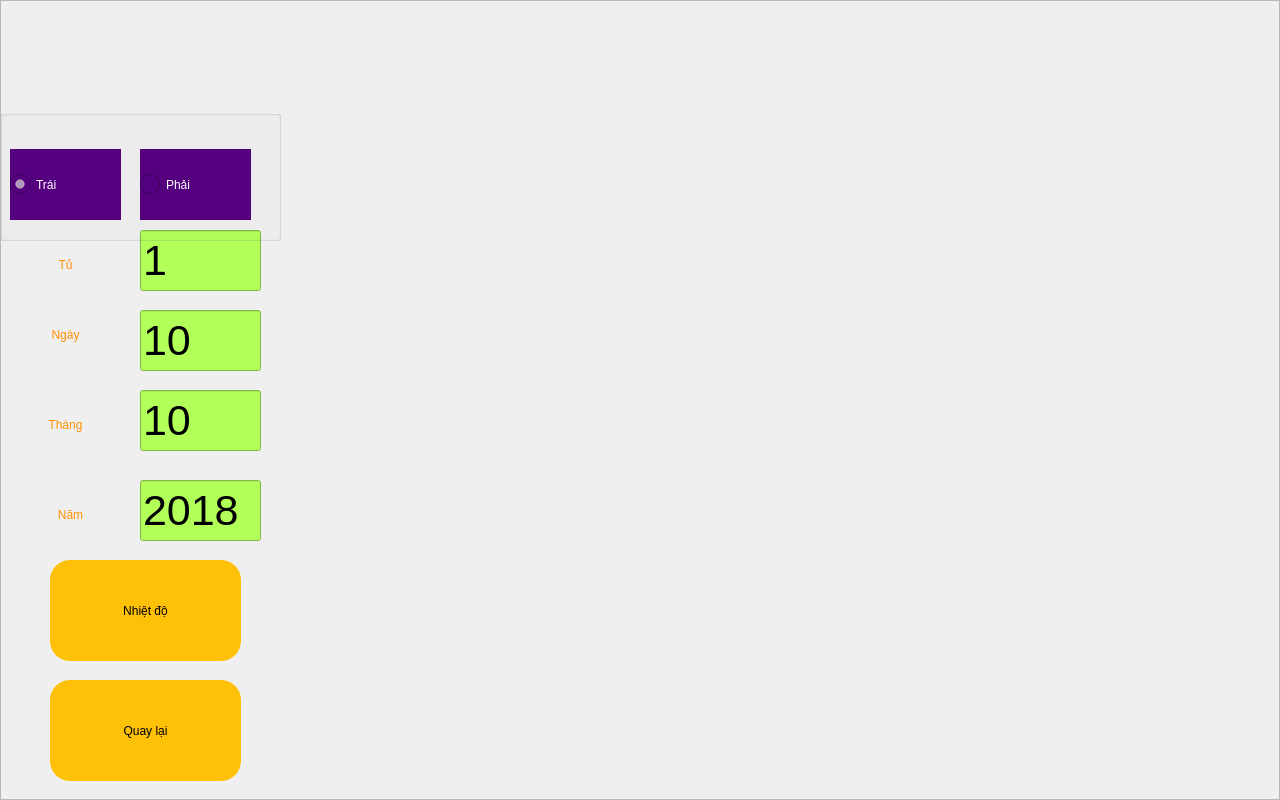
<?xml version="1.0" encoding="UTF-8"?>
<ui version="4.0">
 <class>SV_Login</class>
 <widget class="QWidget" name="SV_Login">
  <property name="geometry">
   <rect>
    <x>0</x>
    <y>0</y>
    <width>1280</width>
    <height>800</height>
   </rect>
  </property>
  <property name="windowTitle">
   <string>Form</string>
  </property>
  <widget class="QFrame" name="frame">
   <property name="geometry">
    <rect>
     <x>0</x>
     <y>0</y>
     <width>1280</width>
     <height>800</height>
    </rect>
   </property>
   <property name="styleSheet">
    <string notr="true">.QFrame{background-image:url(:/images/Background.jpg);}.QPushButton:pressed { background-color: #FF6E40}.QPushButton{border-radius: 20px;background-color: #FFC107;font: 75 20pt bold &quot;Ubuntu&quot;;}.QLabel{color:#FF8F00;font: 75 32pt &quot;Ubuntu&quot;;}.QLineEdit{background-color:#B2FF59;font: 75 32pt &quot;Ubuntu&quot;;}
</string>
   </property>
   <property name="frameShape">
    <enum>QFrame::StyledPanel</enum>
   </property>
   <property name="frameShadow">
    <enum>QFrame::Raised</enum>
   </property>
   <widget class="QPushButton" name="btBack">
    <property name="geometry">
     <rect>
      <x>50</x>
      <y>680</y>
      <width>191</width>
      <height>101</height>
     </rect>
    </property>
    <property name="text">
     <string>Quay lại</string>
    </property>
   </widget>
   <widget class="QPushButton" name="btTemHumi">
    <property name="geometry">
     <rect>
      <x>50</x>
      <y>560</y>
      <width>191</width>
      <height>101</height>
     </rect>
    </property>
    <property name="text">
     <string>Nhiệt độ</string>
    </property>
   </widget>
   <widget class="QLabel" name="label_7">
    <property name="geometry">
     <rect>
      <x>10</x>
      <y>310</y>
      <width>111</width>
      <height>50</height>
     </rect>
    </property>
    <property name="styleSheet">
     <string notr="true"/>
    </property>
    <property name="text">
     <string>Ngày</string>
    </property>
    <property name="alignment">
     <set>Qt::AlignCenter</set>
    </property>
    <property name="margin">
     <number>0</number>
    </property>
   </widget>
   <widget class="QLabel" name="label_5">
    <property name="geometry">
     <rect>
      <x>0</x>
      <y>490</y>
      <width>141</width>
      <height>50</height>
     </rect>
    </property>
    <property name="styleSheet">
     <string notr="true"/>
    </property>
    <property name="text">
     <string>Năm</string>
    </property>
    <property name="alignment">
     <set>Qt::AlignCenter</set>
    </property>
    <property name="margin">
     <number>0</number>
    </property>
   </widget>
   <widget class="QLineEdit" name="tbYear">
    <property name="geometry">
     <rect>
      <x>140</x>
      <y>480</y>
      <width>121</width>
      <height>61</height>
     </rect>
    </property>
    <property name="font">
     <font>
      <family>Ubuntu</family>
      <pointsize>32</pointsize>
      <weight>9</weight>
      <italic>false</italic>
      <bold>false</bold>
     </font>
    </property>
    <property name="text">
     <string>2018</string>
    </property>
   </widget>
   <widget class="QLabel" name="label_3">
    <property name="geometry">
     <rect>
      <x>0</x>
      <y>400</y>
      <width>131</width>
      <height>50</height>
     </rect>
    </property>
    <property name="styleSheet">
     <string notr="true"/>
    </property>
    <property name="text">
     <string>Tháng</string>
    </property>
    <property name="alignment">
     <set>Qt::AlignCenter</set>
    </property>
    <property name="margin">
     <number>0</number>
    </property>
   </widget>
   <widget class="QLineEdit" name="tbDay">
    <property name="geometry">
     <rect>
      <x>140</x>
      <y>310</y>
      <width>121</width>
      <height>61</height>
     </rect>
    </property>
    <property name="font">
     <font>
      <family>Ubuntu</family>
      <pointsize>32</pointsize>
      <weight>9</weight>
      <italic>false</italic>
      <bold>false</bold>
     </font>
    </property>
    <property name="text">
     <string>10</string>
    </property>
   </widget>
   <widget class="QLineEdit" name="tbMonth">
    <property name="geometry">
     <rect>
      <x>140</x>
      <y>390</y>
      <width>121</width>
      <height>61</height>
     </rect>
    </property>
    <property name="font">
     <font>
      <family>Ubuntu</family>
      <pointsize>32</pointsize>
      <weight>9</weight>
      <italic>false</italic>
      <bold>false</bold>
     </font>
    </property>
    <property name="text">
     <string>10</string>
    </property>
   </widget>
   <widget class="QLabel" name="label_8">
    <property name="geometry">
     <rect>
      <x>10</x>
      <y>240</y>
      <width>111</width>
      <height>50</height>
     </rect>
    </property>
    <property name="styleSheet">
     <string notr="true"/>
    </property>
    <property name="text">
     <string>Tủ</string>
    </property>
    <property name="alignment">
     <set>Qt::AlignCenter</set>
    </property>
    <property name="margin">
     <number>0</number>
    </property>
   </widget>
   <widget class="QLineEdit" name="tbNumTu">
    <property name="geometry">
     <rect>
      <x>140</x>
      <y>230</y>
      <width>121</width>
      <height>61</height>
     </rect>
    </property>
    <property name="font">
     <font>
      <family>Ubuntu</family>
      <pointsize>32</pointsize>
      <weight>9</weight>
      <italic>false</italic>
      <bold>false</bold>
     </font>
    </property>
    <property name="text">
     <string>1</string>
    </property>
   </widget>
   <widget class="QGroupBox" name="grcdControl_2">
    <property name="geometry">
     <rect>
      <x>0</x>
      <y>110</y>
      <width>281</width>
      <height>131</height>
     </rect>
    </property>
    <property name="styleSheet">
     <string notr="true">.QRadioButton{font: 75 Bold 26pt &quot;Ubuntu&quot;;color: white;background-color: #55007f;}.QRadioButton::indicator{width: 20px;height: 20px;}
</string>
    </property>
    <property name="title">
     <string/>
    </property>
    <widget class="QRadioButton" name="rbTu2_2">
     <property name="geometry">
      <rect>
       <x>140</x>
       <y>39</y>
       <width>111</width>
       <height>71</height>
      </rect>
     </property>
     <property name="text">
      <string>Phải</string>
     </property>
    </widget>
    <widget class="QRadioButton" name="rbTu1_2">
     <property name="geometry">
      <rect>
       <x>10</x>
       <y>39</y>
       <width>111</width>
       <height>71</height>
      </rect>
     </property>
     <property name="text">
      <string>Trái</string>
     </property>
     <property name="checked">
      <bool>true</bool>
     </property>
    </widget>
   </widget>
  </widget>
 </widget>
 <resources>
  <include location="resources.qrc"/>
 </resources>
 <connections/>
</ui>
